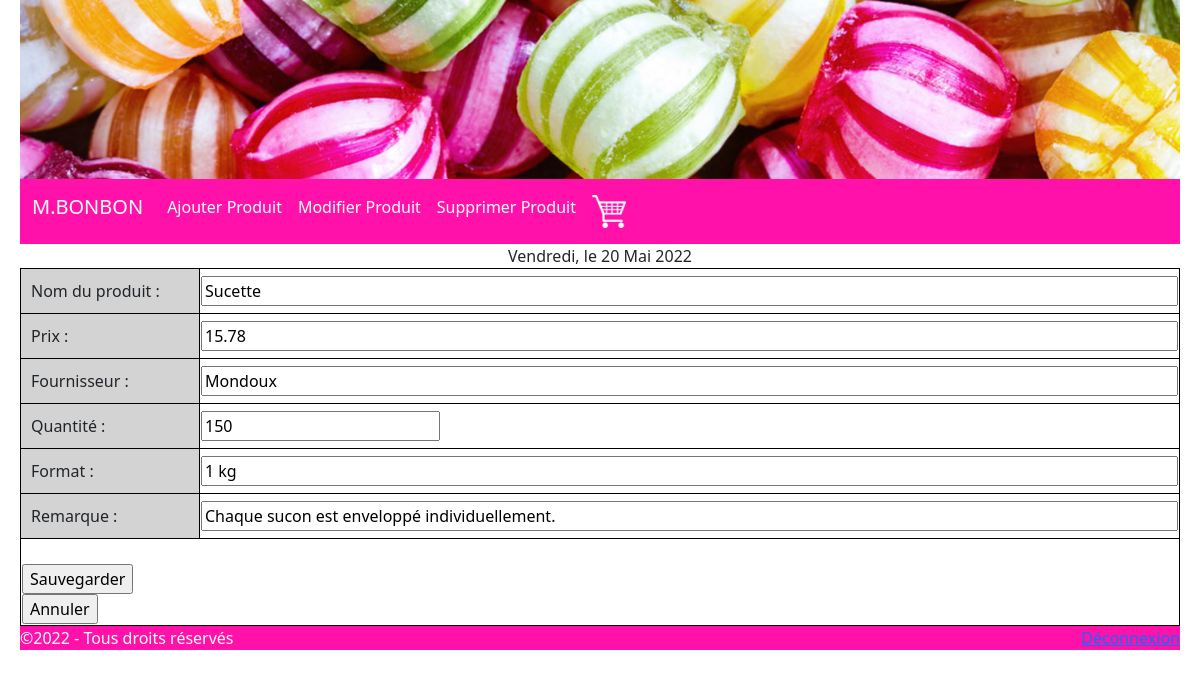
The app's page /modifProduit.php?id=1 with its own data.
### tables this page shows
CREATE TABLE IF NOT EXISTS `produit` (
  `idProduit` smallint NOT NULL,
  `nomProduit` varchar(100) NOT NULL,
  `fournisseur` varchar(50) DEFAULT NULL,
  `quantite` smallint DEFAULT NULL,
  `format` varchar(25) DEFAULT NULL,
  `prix` float DEFAULT NULL,
  `description` varchar(100) DEFAULT NULL,
  PRIMARY KEY (`idProduit`)
);

### modifProduit.php (the view, shortened to what this page needs)
<?php
  require 'library/fonction.lib.php';
?>
<?php
    if(isset($_GET['id'])){
        $noId = $_GET['id'];
    }
    mysqli_select_db($bd,'bonbon');
    $sql = "SELECT * FROM produit where idProduit=$noId";
    $resultat = mysqli_query($bd, $sql);
    $produit = mysqli_fetch_array($resultat);
   echo "<form action='modifProduit.php?action=modifier&id=$produit[idProduit]' method='post'>
   <table align='center'>
       <tr>
           <td> Nom du produit : </td>
           <td>  <input type='text' name='nomProduit' size=100% value='$produit[nomProduit]' /> </td>
       </tr>
       <tr>
           <td> Prix  : </td>
           <td> <input type='text' name='prix' size=100% value='$produit[prix]' /> </td>
       </tr>
       <tr>
           <td> Fournisseur  : </td>
           <td> <input type='text' name='fournisseur' size=100% value='$produit[fournisseur]' /> </td>
       </tr>
       <tr>
           <td> Quantité  : </td>
           <td> <input type='number' name='quantite' size=100% value='$produit[quantite]' /> </td>
       </tr>
       <tr>
           <td> Format  : </td>
           <td> <input type='text' name='format' size=100% value='$produit[format]' /> </td>
       </tr>
       <tr>
           <td> Remarque  : </td>
           <td> <input type='text' name='description' size=100% value='$produit[description]' /> </td>
       </tr>
       <tr>
           <th>
               <div colspan = '2'>
                   <br><input type='submit' name='ajouter' value='Sauvegarder' />
                       <input type='reset' value='Annuler'  />
               </div>
           </th>
       </tr>
   </table>
   </form>";
?>
<?php
  include ("include/footadmin.inc.php");
?>

### css/bonbon.css (style rules this page uses)
tr td:first-of-type { padding: 10px; background-color: lightgrey; }
table tr { border: 1px solid black; }
tr td { border: 1px solid black; }

### records on screen
produit: nomProduit "Sucette", prix "15.78", fournisseur "Mondoux", quantite "150", format "1 kg", description "Chaque sucon est enveloppé individuellement."
